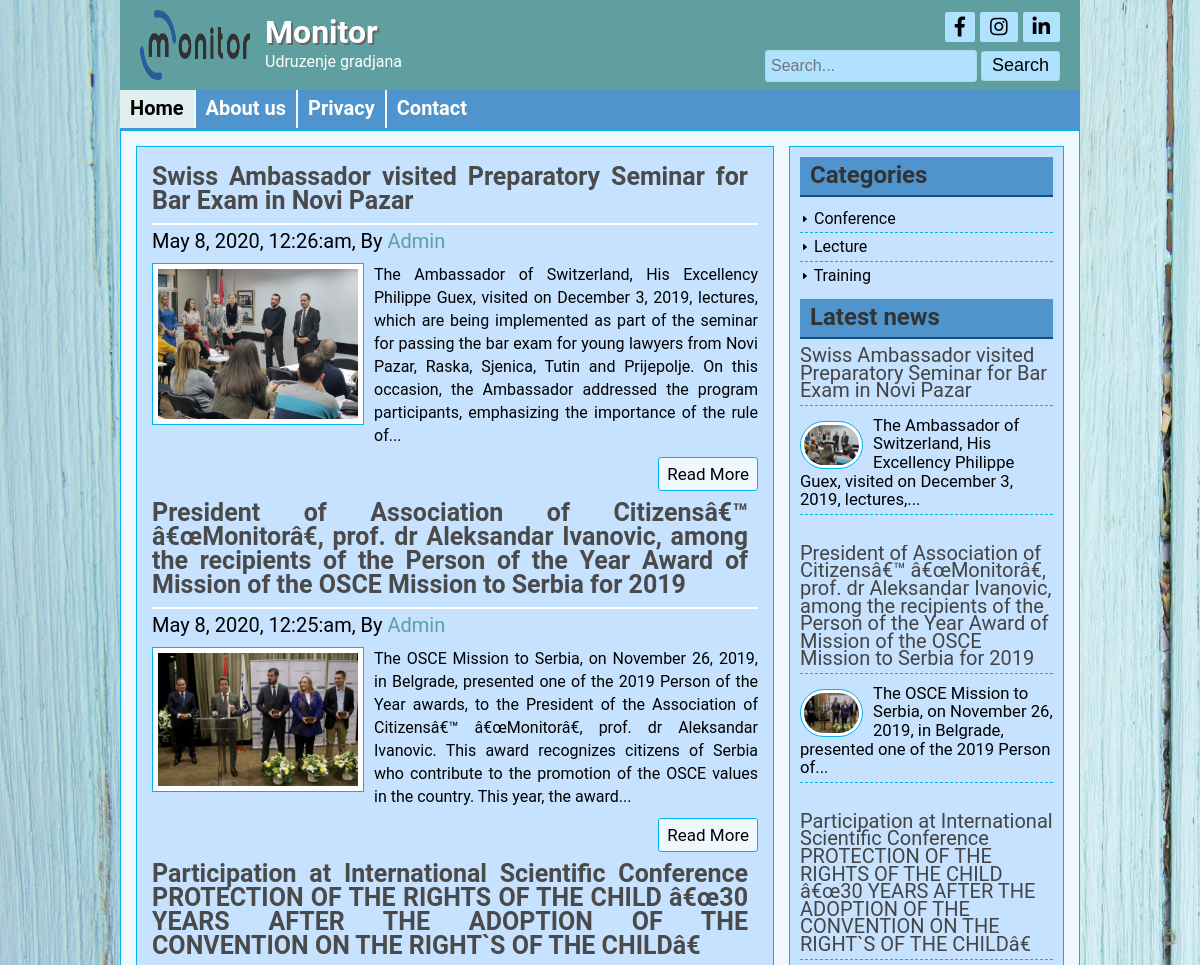
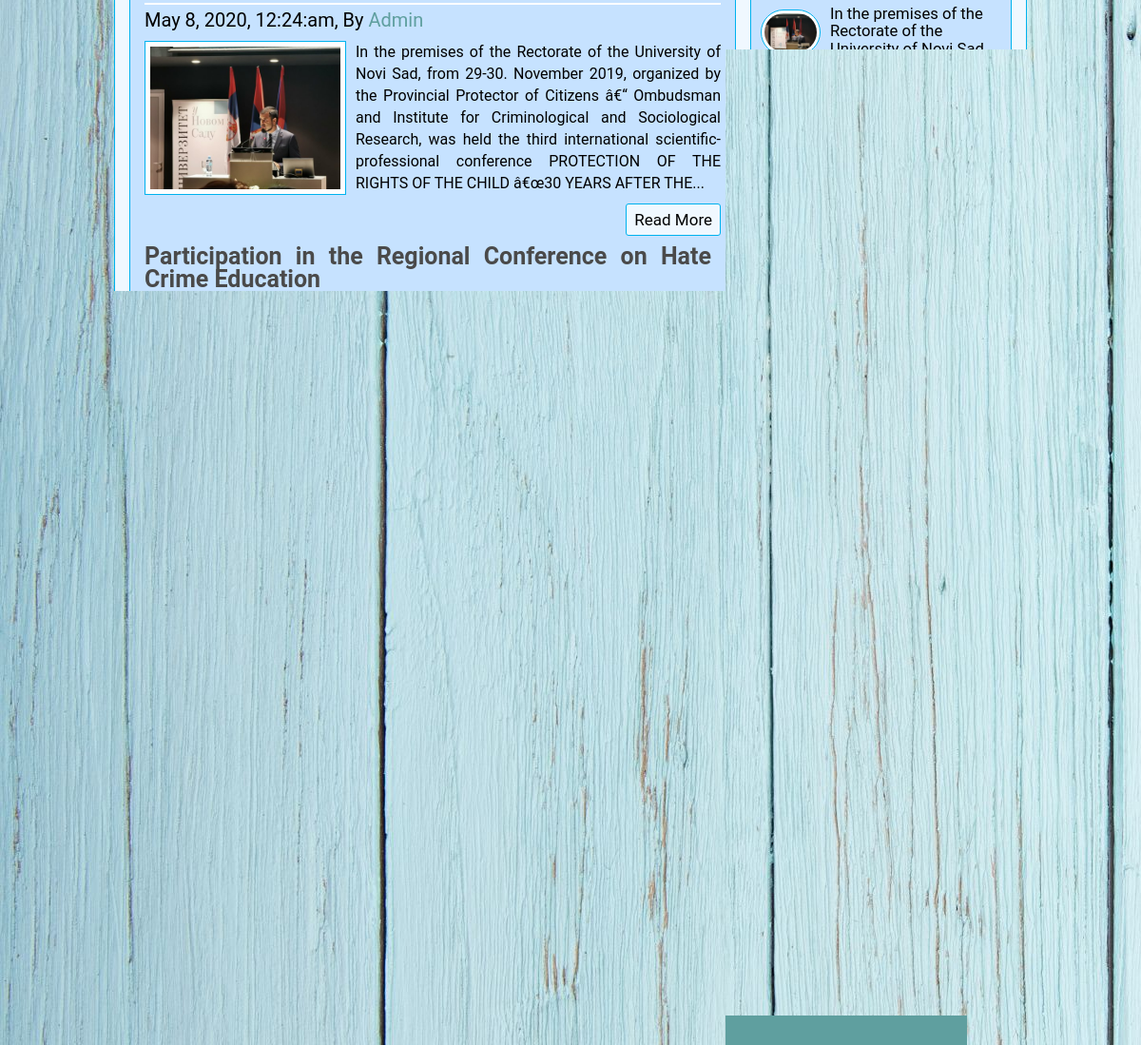
The page / on the database its author committed (2 pictures, top to bottom).
### tables this page shows
CREATE TABLE `settings` (
  `id` int(10) UNSIGNED NOT NULL,
  `title` varchar(200) NOT NULL,
  `slogan` varchar(200) NOT NULL,
  `logo` varchar(200) NOT NULL
);

CREATE TABLE `page` (
  `id` int(10) UNSIGNED NOT NULL,
  `page_title` varchar(200) NOT NULL,
  `page_body` text NOT NULL
);

CREATE TABLE `category` (
  `id` int(10) UNSIGNED NOT NULL,
  `name` varchar(200) NOT NULL
);

CREATE TABLE `post` (
  `id` int(10) UNSIGNED NOT NULL,
  `title` varchar(200) NOT NULL,
  `image` varchar(200) NOT NULL,
  `author` varchar(200) NOT NULL,
  `body` text NOT NULL,
  `tags` varchar(200) NOT NULL,
  `date` timestamp NOT NULL DEFAULT CURRENT_TIMESTAMP ON UPDATE CURRENT_TIMESTAMP,
  `category_id` int(10) UNSIGNED NOT NULL
);

### classes/database.php (called while the page is built, shortened)
<?php
Class Database {
	public $host   = DB_HOST;
	public $user   = DB_USER;
	public $pass   = DB_PASS;
	public $dbname = DB_NAME;
	public $link;
	private function connectDB() {
		$this->link = new mysqli($this->host, $this->user, $this->pass, $this->dbname);
 }
	public function select($query) {
		$result = $this->link->query($query) or die($this->link->error.__LINE__);
		if($result->num_rows > 0){
			return $result;
		}
		else {
			return false;
		}
	}
}
?>

### classes/format.php (called while the page is built, shortened)
<?php
class Format {
	 public function formatData($date) {
		 return date('F j, Y, g:i:a', strtotime($date));
	 }
	 public function textShorten($text, $limit = 360) {
		 $text = $text . " ";
		 $text = substr($text, 0, $limit);
		 $text = substr($text, 0, strrpos($text, ' '));
		 $text = $text . "...";
		 return $text;
	 }
}
 ?>

### index.php (the view, shortened to what this page needs)
<?php include "inc/header.php"; ?>
<div class="contentsection contemplete clear">
  <?php include "inc/sidebar.php"; ?>
    <div class="maincontent clear">
    <?php
    $per_page = 5;
    if(isset($_GET['page'])) {
      $page = $_GET['page'];
    }
    else {
      $page = 1;
    }
    $start_from = ($page - 1) * $per_page;
    $query = "SELECT * FROM post ORDER BY id DESC LIMIT $start_from, $per_page";
    $post = $database->select($query);
    if ($post) {
    	while ($result = $post->fetch_assoc()) {
    ?>
    <div class="samepost clear">
    	<h2><a href="post.php?id=<?php echo $result['id']; ?>"><?php echo $result['title']; ?></a></h2>
    	<h4><?php echo $format->formatData($result['date']); ?>, By <a href="#"><?php echo $result['author']; ?></a></h4>
    	<a href="post.php?id=<?php echo $result['id']; ?>"><img src="admin/<?php echo $result['image']; ?>" alt="post image"></a>
    	<p>
    		<?php echo $format->textShorten($result['body']); ?> </p>
    	<div class="readmore clear">
    		<a href="post.php?id=<?php echo $result['id']; ?>">Read More</a>
    	</div>
    </div>
    <?php
      }
      $query = "SELECT * FROM post";
      $result = $database->select($query);
      $total_rows = mysqli_num_rows($result);
      $total_pages = ceil($total_rows / $per_page);
      echo "<span class='pagination'><a href='index.php?page=1'>" . 'First Page' . "</a>";
      for ($i = 1; $i <= $total_pages; $i++) {
      	echo "<a href='index.php?page=" . $i . "'>" . $i . "</a>";
      }
      echo "<a href='index.php?page=$total_pages'>" . 'Last Page' . "</a></span>";
      } else {
      	header("Location:404.php");
      }
      ?>
  </div>
<?php
  include "inc/footer.php";
?>

### inc/header.php (shortened to what this page needs)
<?php
include "classes/database.php";
include "classes/format.php";
$database = new Database();
$format = new Format();
?>
<!DOCTYPE html>
<html>
  <head>
          <link href="css/style.css" rel="stylesheet" type="text/css">
          <link rel="stylesheet" href="https://use.fontawesome.com/releases/v5.1.0/css/all.css">
  </head>
  <body>
      <div class="headersection templete clear">
        <a href="index.php">
          <div class="logo">
              <?php
              $query = "SELECT * FROM settings WHERE id = '1'";
              $blogsettings = $database->select($query);
              if($blogsettings) {
                while($result = $blogsettings->fetch_assoc()) {
              ?>
              <img src="admin/<?php echo $result['logo'];?>" alt="Logo pictures">
              <h2><?php echo $result['title'];?></h2>
              <p><?php echo $result['slogan'];?></p>
              <?php } } ?>
            </div>
          </a>
          <div class="social clear">
            <div class="icon clear">
              <a href="https://www.facebook.com/MONITORUG/"><i class="fab fa-facebook-f"></i></a>
              <a href="https://www.instagram.com/monitorcso/"><i class="fab fa-instagram"></i></a>
              <a href="https://www.linkedin.com/"><i class="fab fa-linkedin-in"></i></a>
            </div>
            <div class="searchbtn clear">
              <form action="search.php" method="get">
                <input type="text" name="search" placeholder="Search...">
                <input type="submit" name="submit" value="Search">
              </form>
            </div>
          </div>
        </div>
        <div class="navsection templete">
          <ul>
            <?php
            $path = $_SERVER['SCRIPT_FILENAME'];
            $currentpage = basename($path, '.php');
            ?>
            <li><a <?php if($currentpage == 'index'){echo 'id = "active"';} ?> href="index.php">Home</a></li>
            <?php
            $query = "SELECT * FROM page";
            $pages = $database->select($query);
            if($pages) {
              while($result = $pages->fetch_assoc()) { ?>
                <li><a <?php if(isset($_GET['pageid']) && $_GET['pageid'] == $result['id']){echo 'id = "active"';} ?> href='page.php?pageid=<?php echo $result['id']; ?>'><?php echo $result['page_title']; ?></a></li>
            <?php } } ?>
            <li><a <?php if($currentpage == 'contact'){echo 'id = "active"';} ?> href="contact.php">Contact</a></li>
          </ul>
        </div>

### inc/sidebar.php
<div class="sidebar clear">
    <div class="samesidebar clear">
    	<h2>Categories</h2>
    		<ul>
          <?php
    	     $query = "SELECT * FROM category";
    	      $category  = $database->select($query);
    	       if ($category) {
    		         while ($result = $category->fetch_assoc()) {
          ?>
    	     <li><img src="images/icon-arrow.png" alt="*" height="10px" width="10px"/> <a href="posts.php?cat_id=<?php echo $result['id']; ?>"><?php echo $result['name']; ?></a></li>
          <?php } } else {
    			    echo "<li><b>Sorry! NO Category to show!</b></li>";
    		      }
          ?>
        </ul>
    </div>
    <div class="samesidebar clear">
    	<h2>Latest news</h2>
      	<?php
        $query = "SELECT * FROM post ORDER BY id DESC limit 5";
        $recentpost  = $database->select($query);
          if ($recentpost) {
      	     while ($result = $recentpost->fetch_assoc()) {
        ?>
      		<div class="popular clear">
        			<h3><a href="post.php?id=<?php echo $result['id']; ?>"><?php echo $result['title']; ?></a><h3>
        			<a href="post.php?id=<?php echo $result['id']; ?>"><img src="admin/<?php echo $result['image']; ?>" alt="Post image"/></a>
      			<small><?php echo $format->textShorten($result['body'], 100); ?></small>
    		  </div>
    	<?php } } else {
    		echo "<h3>NO Recent Posts..</h3>";
    	} ?>
    </div>
</div>

### rows shown on the page
settings: logo (picture), title "Monitor", slogan "Udruzenje gradjana"
page: page_title "About us"
page: page_title "Privacy"
category: name "Conference"
category: name "Lecture"
category: name "Training"
post: title "Swiss Ambassador visited Preparatory Seminar for Bar Exam in Novi Pazar", image (picture), body "The Ambassador of Switzerland, His Excellency Philippe Guex, visited on December 3, 2019, lectures,...", date "May 8, 2020, 12:26:am", author "Admin", body "The Ambassador of Switzerland, His Excellency Philippe Guex, visited on December 3, 2019, lectures, which are being implemented as part of the seminar for passing the bar exam for young lawyers from Novi Pazar, Raska, Sjenica, Tutin and Prijepolje. On this occasion, the Ambassador addressed the program participants, emphasizing the importance of the rule of..."
post: title "President of Association of Citizensâ€™ â€œMonitorâ€, prof. dr Aleksandar Ivanovic, among the recipients of the Person of the Year Award of Mission of the OSCE Mission to Serbia for 2019", image (picture), body "The OSCE Mission to Serbia, on November 26, 2019, in Belgrade, presented one of the 2019 Person of...", date "May 8, 2020, 12:25:am", author "Admin", body "The OSCE Mission to Serbia, on November 26, 2019, in Belgrade, presented one of the 2019 Person of the Year awards, to the President of the Association of Citizensâ€™ â€œMonitorâ€, prof. dr Aleksandar Ivanovic. This award recognizes citizens of Serbia who contribute to the promotion of the OSCE values in the country. This year, the award..."
post: title "Participation at International Scientific Conference PROTECTION OF THE RIGHTS OF THE CHILD â€œ30 YEARS AFTER THE ADOPTION OF THE CONVENTION ON THE RIGHT`S OF THE CHILDâ€", image (picture), body "In the premises of the Rectorate of the University of Novi Sad, from 29-30. November 2019,...", date "May 8, 2020, 12:24:am", author "Admin", body "In the premises of the Rectorate of the University of Novi Sad, from 29-30. November 2019, organized by the Provincial Protector of Citizens â€“ Ombudsman and Institute for Criminological and Sociological Research, was held the third international scientific-professional conference PROTECTION OF THE RIGHTS OF THE CHILD â€œ30 YEARS AFTER THE..."
post: title "Participation in the Regional Conference on Hate Crime Education", image (picture), body "On October 24, 2019, at the premises of the Hayytt Hotel in Belgrade, a Regional Conference on Hate...", date "May 8, 2020, 12:21:am", author "Admin", body "On October 24, 2019, at the premises of the Hayytt Hotel in Belgrade, a Regional Conference on Hate Crimes in Southeastern Europe was held with the working title â€œEducation on Hate Crimesâ€. The conference was organized by the OSCE Mission to Serbia with the aim of facilitating the exchange of experiences and best practices among stakeholders in..."
post: title "Participation in the training â€œStrengthening community resilience to extremism and radicalism â€“ directions for possible joint actionâ€", image (picture), body "In organization of Cultural Center DamaD from Novi Pazar, at Kopaonik in the period 18-20. October...", date "May 8, 2020, 12:20:am", author "Admin", body "In organization of Cultural Center DamaD from Novi Pazar, at Kopaonik in the period 18-20. October 3, 2019 a three-day training on the topic â€œStrengthening community resilience to extremism and radicalism â€“ directions for possible joint actionâ€ was held. The training is intended for representatives of civil society organizations,..."
